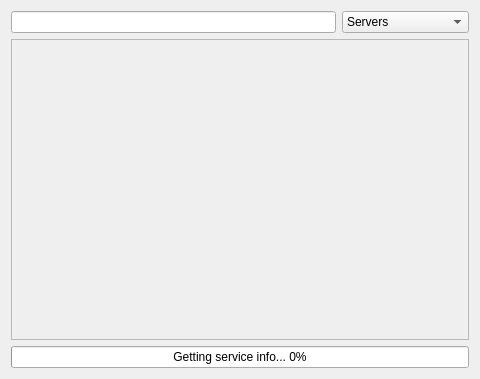
<?xml version="1.0" encoding="UTF-8"?>
<ui version="4.0">
 <class>mainManager</class>
 <widget class="QWidget" name="mainManager">
  <property name="geometry">
   <rect>
    <x>0</x>
    <y>0</y>
    <width>480</width>
    <height>379</height>
   </rect>
  </property>
  <property name="windowTitle">
   <string>Form</string>
  </property>
  <layout class="QGridLayout" name="gridLayout">
   <item row="0" column="0">
    <layout class="QHBoxLayout" name="horizontalLayout">
     <item>
      <widget class="QLineEdit" name="lineSearch"/>
     </item>
     <item>
      <widget class="QComboBox" name="filterBox">
       <item>
        <property name="text">
         <string>Servers</string>
        </property>
       </item>
       <item>
        <property name="text">
         <string>System Services</string>
        </property>
       </item>
       <item>
        <property name="text">
         <string>Startup Services</string>
        </property>
       </item>
       <item>
        <property name="text">
         <string>Running Services</string>
        </property>
       </item>
       <item>
        <property name="text">
         <string>All Services</string>
        </property>
       </item>
      </widget>
     </item>
    </layout>
   </item>
   <item row="1" column="0">
    <widget class="QListWidget" name="listServices">
     <property name="enabled">
      <bool>false</bool>
     </property>
     <property name="font">
      <font>
       <weight>50</weight>
       <bold>false</bold>
      </font>
     </property>
     <property name="styleSheet">
      <string notr="true"/>
     </property>
     <property name="editTriggers">
      <set>QAbstractItemView::NoEditTriggers</set>
     </property>
     <property name="alternatingRowColors">
      <bool>true</bool>
     </property>
     <property name="iconSize">
      <size>
       <width>32</width>
       <height>32</height>
      </size>
     </property>
     <property name="verticalScrollMode">
      <enum>QAbstractItemView::ScrollPerItem</enum>
     </property>
    </widget>
   </item>
   <item row="2" column="0">
    <widget class="QProgressBar" name="progress">
     <property name="value">
      <number>0</number>
     </property>
     <property name="textVisible">
      <bool>true</bool>
     </property>
     <property name="format">
      <string>Getting service info... %p%</string>
     </property>
    </widget>
   </item>
  </layout>
 </widget>
 <resources/>
 <connections/>
</ui>
